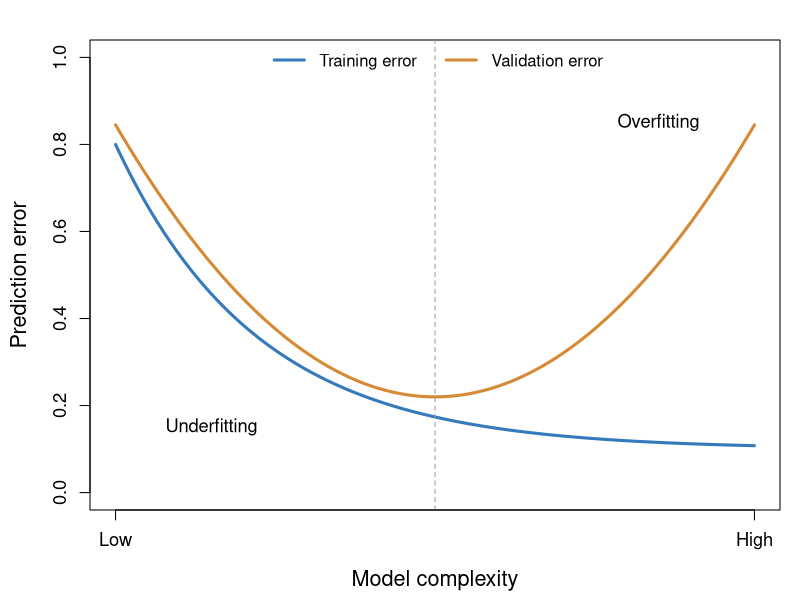

The R script that drew this image:
## ---- chunk 1
#| label: fig-under-overfitting
#| fig-cap: "Conceptual relationship between model complexity and training and validation error."
#| fig-width: 7
#| fig-height: 4.5
#| echo: false

complexity <- seq(0, 10, length.out = 200)

train_error <- 0.1 + 0.7 * exp(-0.45 * complexity)

valid_error <- 0.22 + 0.025 * (complexity - 5)^2

op <- par(
  mar = c(4.5, 4.5, 2, 1),
  cex.lab = 1.3,
  cex.axis = 1.1
)

plot(
  complexity, train_error,
  type = "l", lwd = 3,
  col = "#357ABD",
  ylim = c(0, 1),
  xlab = "Model complexity",
  ylab = "Prediction error",
  xaxt = "n"
)

lines(
  complexity, valid_error,
  col = "#D68A35",
  lwd = 3
)

abline(v = 5, lty = 2, col = "grey60")

axis(
  1, at = c(0, 10),
  labels = c("Low", "High")
)

text(1.5, 0.15, "Underfitting", cex = 1.1)
text(8.5, 0.85, "Overfitting", cex = 1.1)

legend(
  "top",
  legend = c("Training error", "Validation error"),
  col = c("#357ABD", "#D68A35"),
  lwd = 3, bty = "n", horiz = TRUE
)

par(op)
